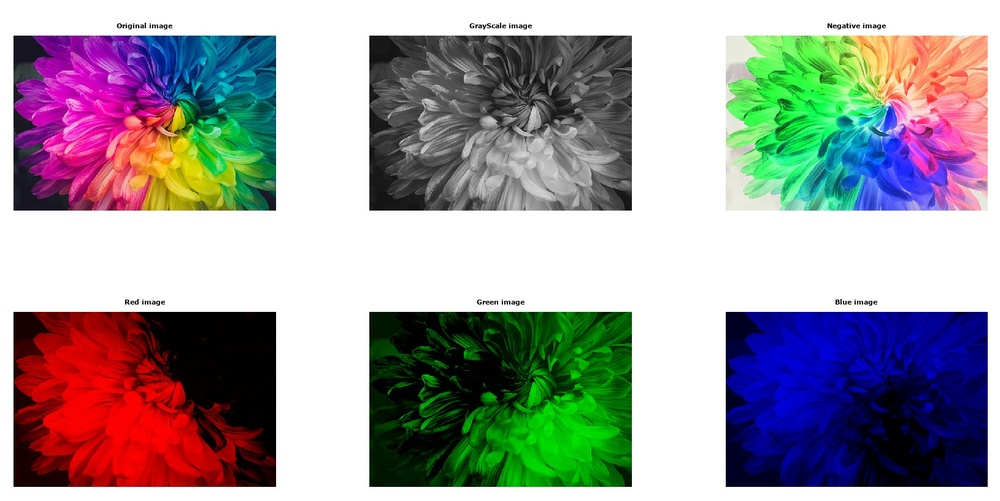
%> input picture images/1.jpg, 1000 x 501 px, shrunk from 1630 x 816 before the run
$ octave --eval "result = closing('../images/1.jpg');"   (GNU Octave 9; MATLAB toolbox functions it lacks are replaced by stand-ins)
%> lines starting %> are read from the running program, lines starting %| are printed output that depends on the picture
function resimg = closing(impath)
%> called with impath = '../images/1.jpg'

  %%
  % Can also try MATLAB in-built function imclose() instead of following

  % read image
  img = imread(impath);
%> img is the input picture: size 501x1000x3 uint8; mean R, G, B 157.3, 153.8, 156.6

  % convert to grayscale
  % img = rgb2gray(img);

  % create circle structuring element
  % visit https://in.mathworks.com/help/images/ref/strel.html for more information on structig element
  se = strel('disk',10,0);

  % matlab function imdilate
  resimg1 = imdilate(img,se);
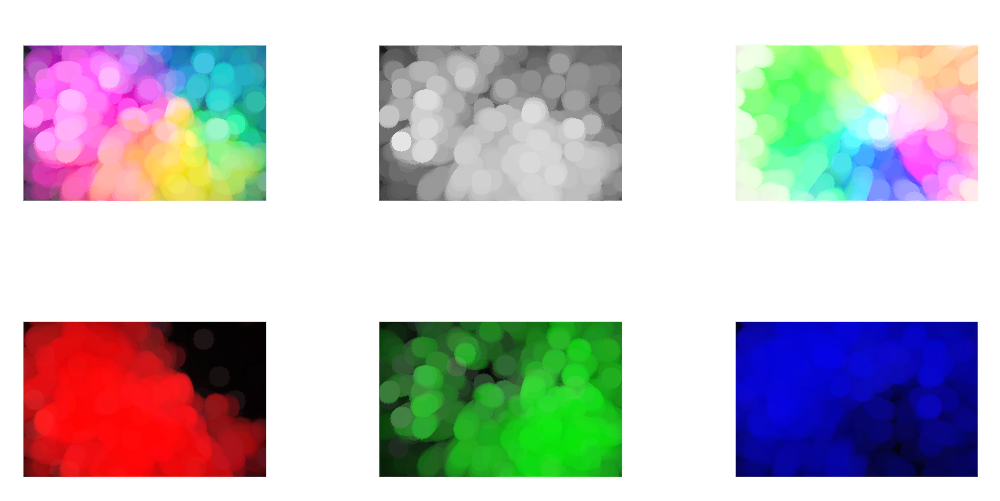
%> resimg1: size 501x1000x3 uint8; mean R, G, B 196.2, 193.3, 196.1

  % matlab function imerode
  resimg2 = imerode(resimg1,se);
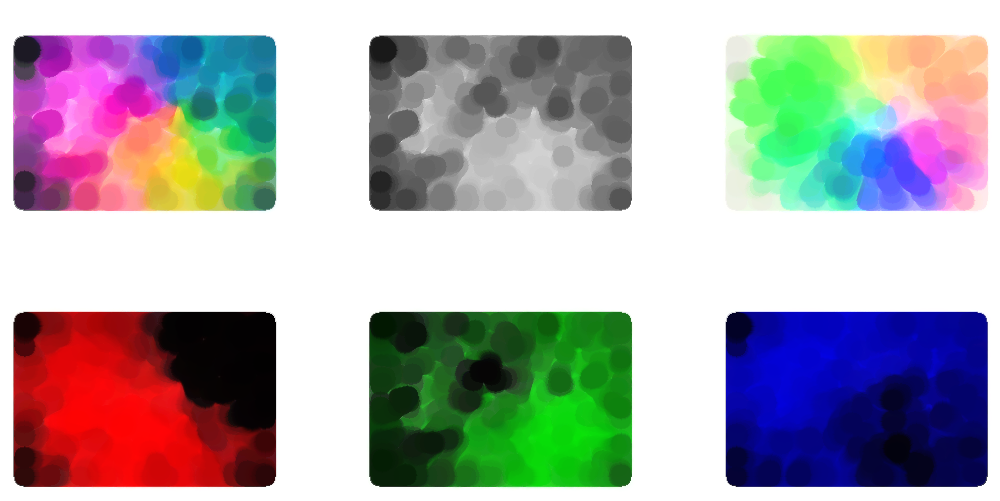
%> resimg2: size 501x1000x3 uint8; mean R, G, B 170.8, 168.1, 171

  % plot results
  subplot(1,2,1),imshow(img);
  title('Original Gray Image','FontSize',18);

  subplot(1,2,2),imshow(resimg2);
  title('Image After Closing','FontSize',18);

endfunction
%> (the run ends here)

$ run again, on images/2.jpg
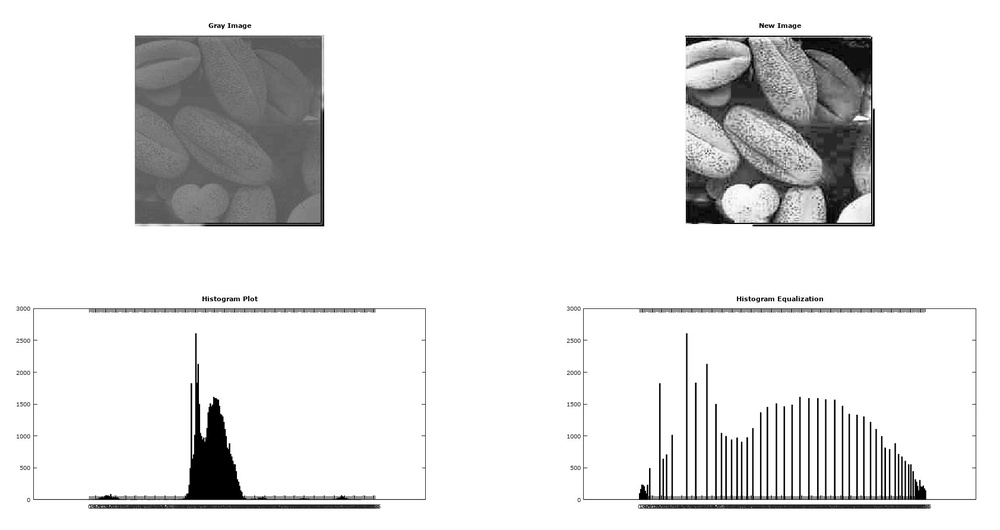
%> input picture images/2.jpg, 1000 x 530 px, shrunk from 1684 x 892 before the run
%> in closing, img is the input picture: size 530x1000x3 uint8; min 0, max 255, mean 229.2
%> in closing, `resimg1 = imdilate(img,se);`:
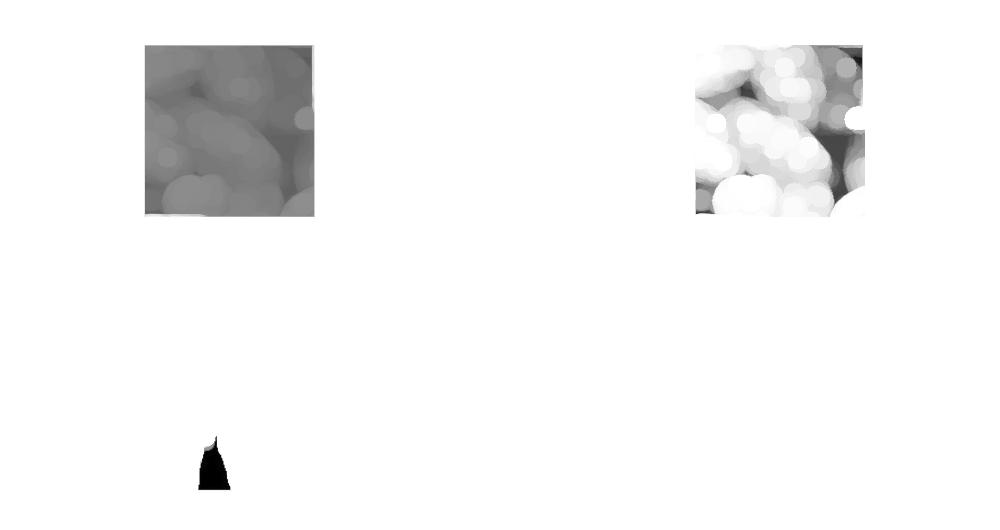
%> resimg1: size 530x1000x3 uint8; min 0, max 255, mean 245
%> in closing, `resimg2 = imerode(resimg1,se);`:
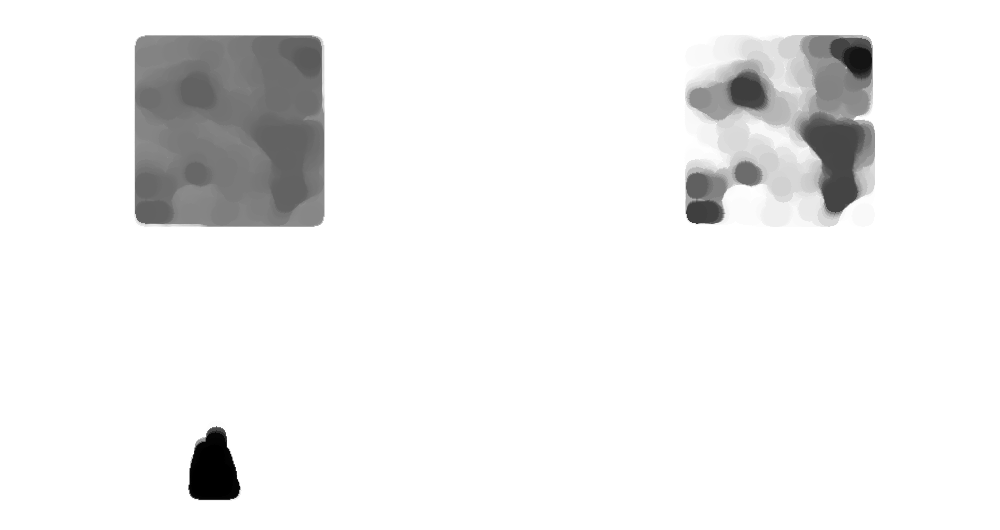
%> resimg2: size 530x1000x3 uint8; min 0, max 255, mean 238.9

$ run again, on images/eg1.jpg
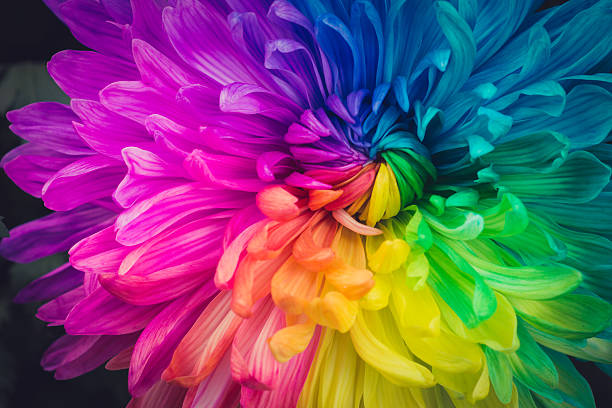
%> input picture images/eg1.jpg, 612 x 408 px
%> in closing, img is the input picture: size 408x612x3 uint8; mean R, G, B 116, 80.3, 107.9
%> in closing, `resimg1 = imdilate(img,se);`:
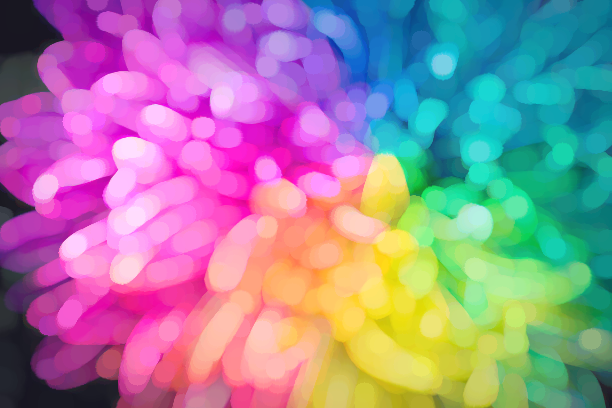
%> resimg1: size 408x612x3 uint8; mean R, G, B 158.4, 134.8, 157
%> in closing, `resimg2 = imerode(resimg1,se);`:
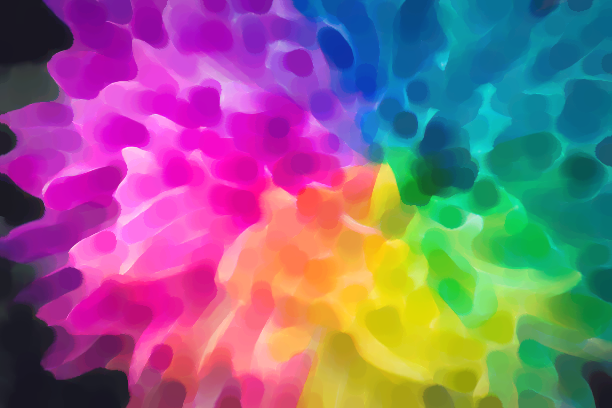
%> resimg2: size 408x612x3 uint8; mean R, G, B 136.4, 103.4, 130.4

$ run again, on images/circle_signature.png
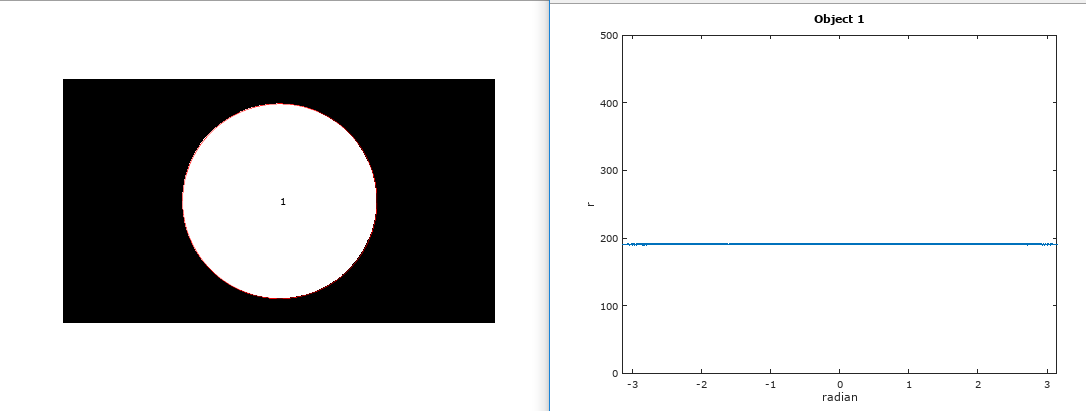
%> input picture images/circle_signature.png, 1086 x 411 px
%> in closing, img is the input picture: size 411x1086x3 uint8; mean R, G, B 209.5, 209.6, 209.9
%> in closing, `resimg1 = imdilate(img,se);`:
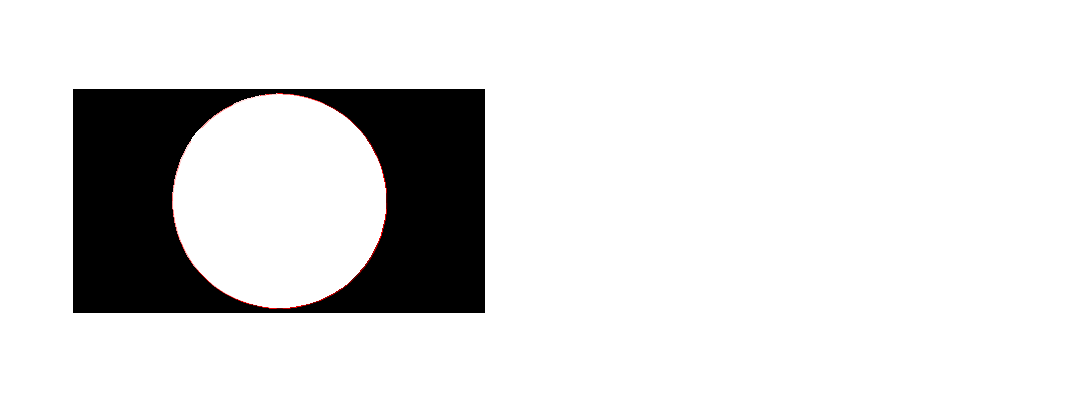
%> resimg1: size 411x1086x3 uint8; mean R, G, B 223, 222.8, 222.8
%> in closing, `resimg2 = imerode(resimg1,se);`:
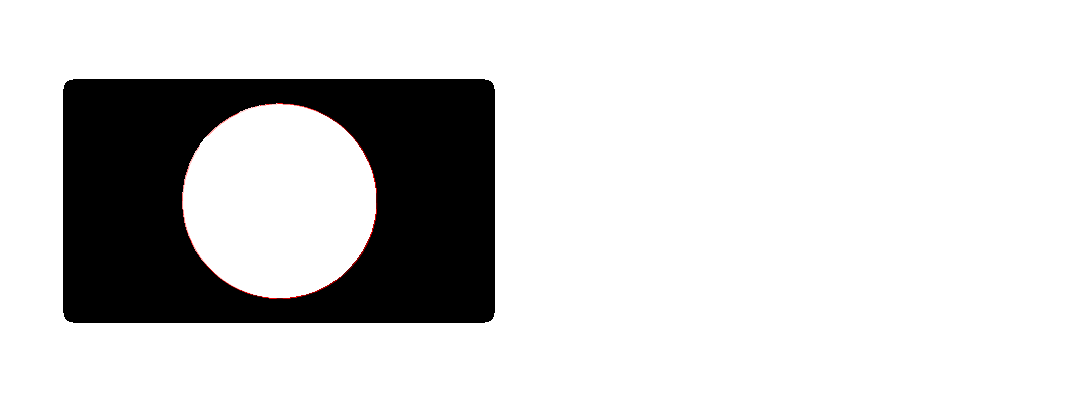
%> resimg2: size 411x1086x3 uint8; mean R, G, B 211.9, 211.7, 211.7
